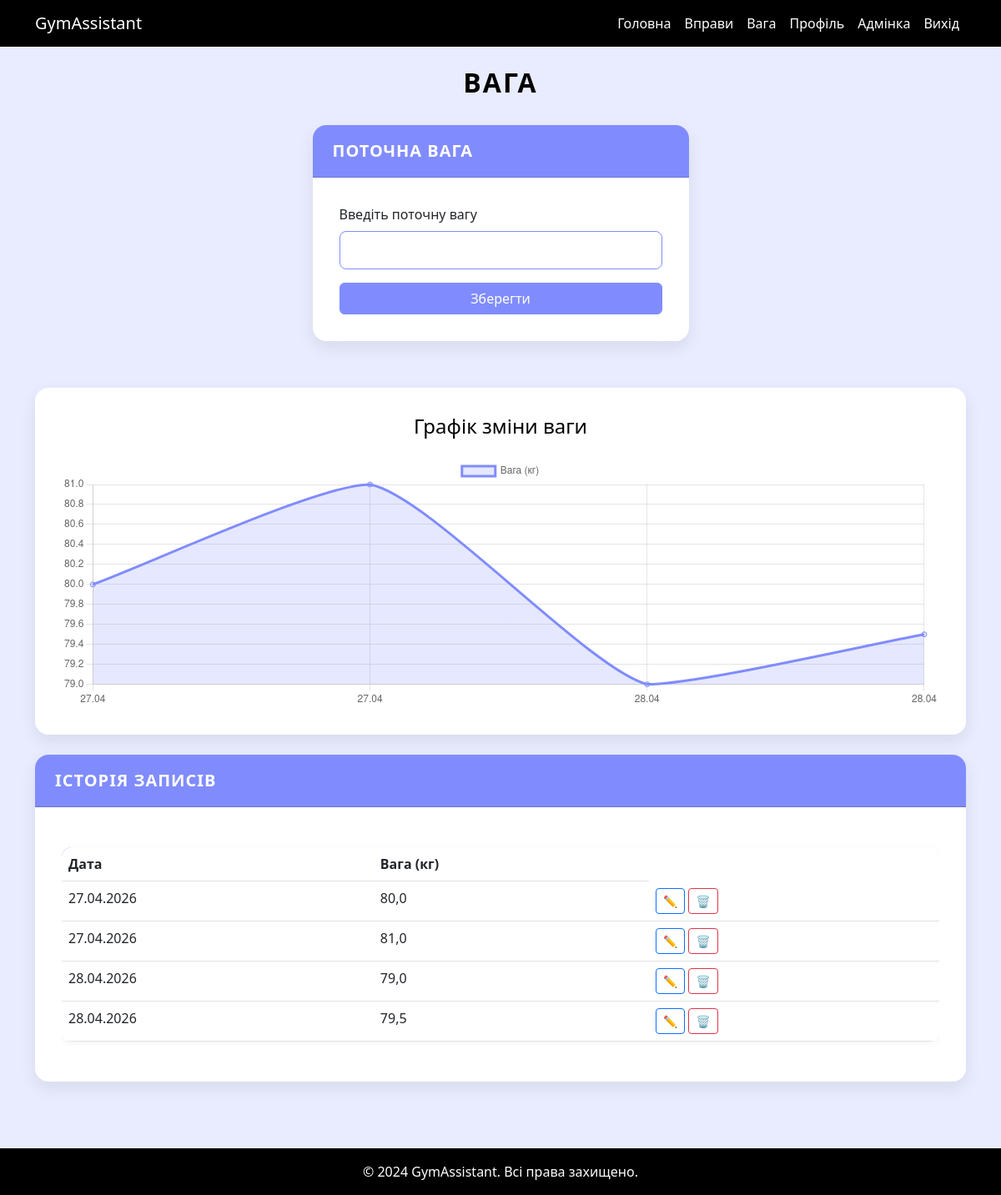
The app's page /weight/ (signed in) with its own data.
### gym_app/models.py (models this page shows, shortened)
class WeightRecord(models.Model):
    user = models.ForeignKey(User, on_delete=models.CASCADE, related_name='weight_records')
    weight = models.FloatField()
    date = models.DateTimeField(auto_now_add=True)

### gym_app/views.py (the view)
# urls.py: path('weight/', views.weight_view, name='weight'),
@login_required
def weight_view(request):
    if request.method == 'POST':
        form = WeightForm(request.POST)
        if form.is_valid():
            record = form.save(commit=False)
            record.user = request.user
            record.save()
            messages.success(request, 'Вага збережена!')
            return redirect('weight')
    else:
        form = WeightForm()
    records_list = WeightRecord.objects.filter(user=request.user).order_by('date')
    labels = [r.date.strftime('%d.%m') for r in records_list]
    values = [float(r.weight) for r in records_list]
    paginator = Paginator(records_list, 10)
    page = request.GET.get('page')
    records = paginator.get_page(page)
    return render(request, 'gym_app/weight.html', {
        'form': form,
        'records': records,
        'labels': labels,
        'values': values,
    })

### gym_app/forms.py
class WeightForm(forms.ModelForm):
    class Meta:
        model = WeightRecord
        fields = ['weight']
        widgets = {
            'weight': forms.NumberInput(attrs={'class': 'form-control', 'step': '0.1'}),
        }

### gym_app/templates/gym_app/weight.html (shortened to what this page needs)
{% extends "gym_app/base.html" %}
{% block content %}
<h2 class="page-title">Вага</h2>
<div class="row justify-content-center">
    <div class="col-lg-5 col-md-8">
        <div class="card">
            <div class="card-header">Поточна вага</div>
            <div class="card-body">
                <form method="post">
                    <div class="mb-3">
                        <label class="form-label">Введіть поточну вагу</label>
                        {{ form.weight }}
                    </div>
                    <button type="submit" class="btn btn-primary w-100">Зберегти</button>
                </form>
            </div>
        </div>
    </div>
</div>
{% if records %}
<div class="chart-container mt-4">
    <h4 class="text-center mb-4">Графік зміни ваги</h4>
    <canvas id="weightChart"></canvas>
</div>
<div class="card mt-4">
    <div class="card-header">Історія записів</div>
    <div class="card-body">
        <div class="table-responsive">
            <table class="table table-hover">
                <thead>
                    <tr><th>Дата</th><th>Вага (кг)</th></tr>
                </thead>
                <tbody>
                {% for r in records %}
                    <tr>
                        <td>{{ r.date|date:"d.m.Y" }}</td>
                        <td>{{ r.weight }}</td>
                        <td>
                            <a href="{% url 'edit_weight' r.id %}" class="btn btn-sm btn-outline-primary">✏️</a>
                            <a href="{% url 'delete_weight' r.id %}" class="btn btn-sm btn-outline-danger">🗑️</a>
                        </td>
                    </tr>
                {% endfor %}
                </tbody>
            </table>
        </div>
    </div>
</div>
{% endif %}
{% endblock %}
{% block scripts %}
<script>
    const ctx = document.getElementById('weightChart').getContext('2d');
    new Chart(ctx, {
        type: 'line',
        data: {
            labels: {{ labels|safe }},
            datasets: [{
                label: 'Вага (кг)',
                data: {{ values|safe }},
                borderColor: '#808CFD',
                backgroundColor: 'rgba(128, 140, 253, 0.2)',
                tension: 0.2,
                fill: true
            }]
        },
        options: {
            responsive: true,
            scales: {
                y: { beginAtZero: false }
            }
        }
    });
</script>
{% endblock %}

### static/style.css (style rules this page uses)
body { background-color: #E9ECFF; color: #000000; font-family: 'Segoe UI', Tahoma, Geneva, Verdana, sans-serif; }
.btn-primary { background-color: #808CFD; border-color: #808CFD; color: #FFFFFF; }
a { color: #808CFD; }
.card { background-color: #FFFFFF; border: none; border-radius: 16px; box-shadow: 0 8px 20px rgba(0,0,0,0.08); margin-bottom: 2rem; }
.card-header { background-color: #808CFD; color: #FFFFFF; font-weight: 700; font-size: 1.25rem; border-radius: 16px 16px 0 0 !important; padding: 1rem 1.5rem; text-transform: uppercase; letter-spacing: 1px; }
.card-body { padding: 2rem; }
.page-title { color: #000000; font-weight: 800; text-transform: uppercase; letter-spacing: 2px; margin-bottom: 2rem; text-align: center; }
.table { background-color: #FFFFFF; border-radius: 12px; overflow: hidden; box-shadow: 0 2px 8px rgba(0,0,0,0.05); margin-top: 1rem; }
.table thead { background-color: #808CFD; color: #FFFFFF; }
.form-control { border: 1px solid #808CFD; border-radius: 8px; padding: 0.6rem 0.8rem; }
.chart-container { background-color: #FFFFFF; border-radius: 16px; box-shadow: 0 8px 20px rgba(0,0,0,0.08); padding: 2rem; margin-top: 2rem; }
canvas { width: 100% !important; max-height: 300px; }

### records on screen
WeightRecord: date "27.04.2026", weight "80,0"
WeightRecord: date "27.04.2026", weight "81,0"
WeightRecord: date "28.04.2026", weight "79,0"
WeightRecord: date "28.04.2026", weight "79,5"

### other values on screen
chart data {{ labels|safe }} ['27.04', '27.04', '28.04', '28.04']
chart data {{ values|safe }} [80.0, 81.0, 79.0, 79.5]
